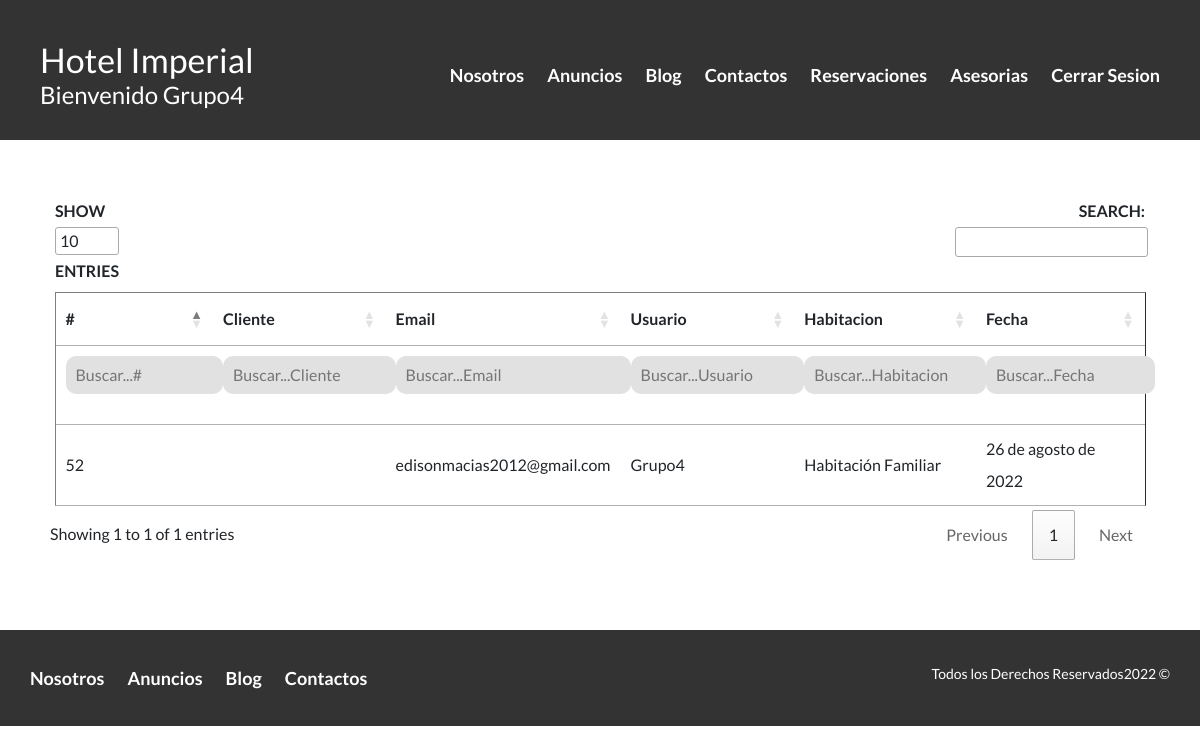
The app's page /misreservacion/ (signed in), older data.
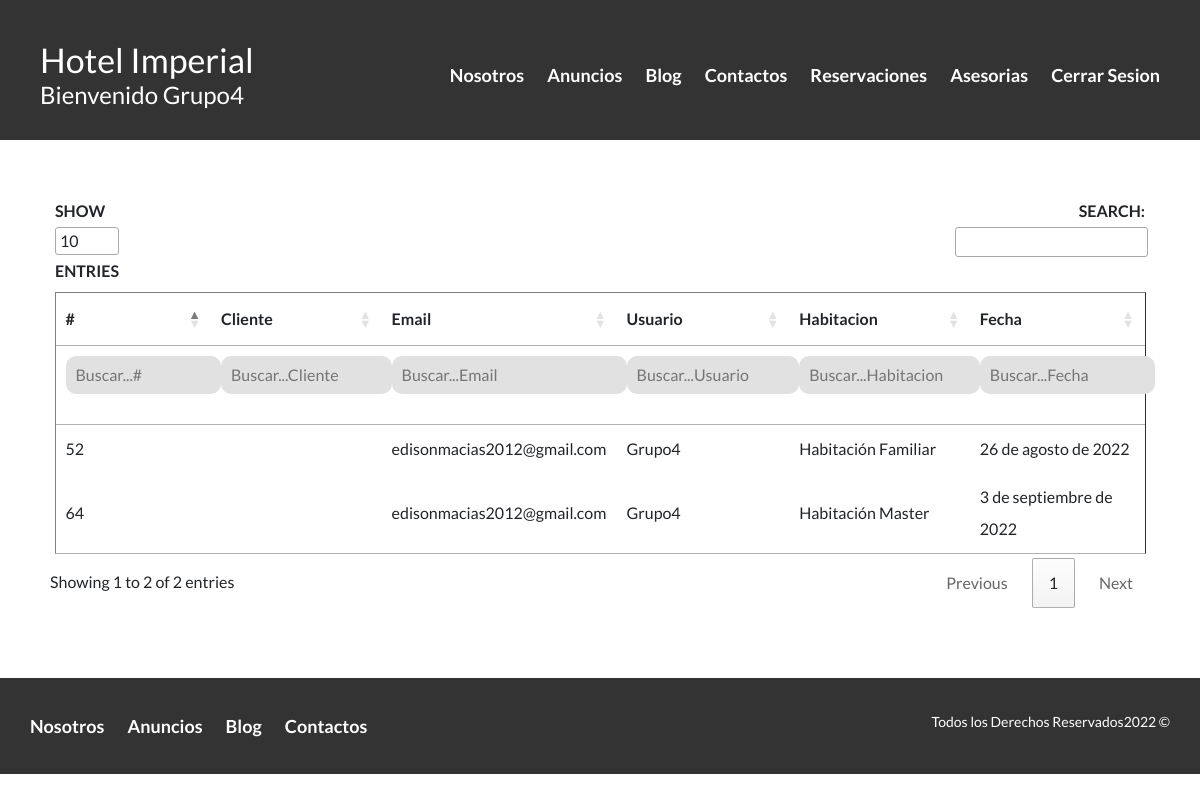
The same page, newer data.
### Hotel/models.py (models this page shows, shortened)
class Reservation(models.Model):
    date = models.DateField(verbose_name="Fecha de Reservacion")
    cliente = models.CharField(verbose_name="Cliente", max_length=100)
    mail = models.EmailField(verbose_name="Email")
    room = models.CharField(max_length=100,verbose_name="Habitacion")
    user = models.CharField(max_length=100,verbose_name="Usuario")
    class Meta:
        verbose_name = 'Reservacion'
        verbose_name_plural = 'Reservaciones'
        ordering = ["-date"]

### Hotel/views.py (the view)
# urls.py: path('misreservacion/', misreservacion.as_view(), name="misreservacion"),
class misreservacion(TemplateView):
    template_name = 'hotel/MisReservaciones.html'
    def get(selt, request):
        reser = Reservation.objects.all()
        return render(request, selt.template_name, {'reser': reser})

### Hotel/templates/hotel/MisReservaciones.html (shortened to what this page needs)
{% extends 'core/base.html' %}
{% block header %}site-header{% endblock %}
{% block content %}
{% load static %}
<div class="table mostrar">
    <table border="1" id="example">
        <thead>
            <th class="ocultar">#</th>
            <th class="ocultar">Cliente</th>
            <th class="ocultar">Email</th>
            <th class="ocultar">Usuario</th>
            <th>Habitacion</th>
            <th>Fecha</th>
        </thead>
        <tbody>
            {% for reser in reser %}
            {% if reser.user == user.username %}
            <tr>
                <td class="ocultar">{{reser.id}}</td>
                <td class="ocultar">{{reser.cliente}}</td>
                <td class="ocultar">{{reser.mail}}</td>
                <td class="ocultar">{{reser.user}}</td>
                <td>{{reser.room}}</td>
                <td>{{reser.date}}</td>
            </tr>
            {% endif %}
            {% endfor %}
        </tbody>
    </table>
</div>
{% endblock %}

Row changes from the older to the newer data that the page shows:
added Reservation: id "64", mail "edisonmacias2012@gmail.com", user "Grupo4", room "Habitación Master", date "3 de septiembre de 2022"
Text that changed along with them:
text written by a page script: "SHOW ENTRIES SEARCH: Showing 1 to 1 of 1 entries Previous 1 Next" → "SHOW ENTRIES SEARCH: Showing 1 to 2 of 2 entries Previous 1 Next"
